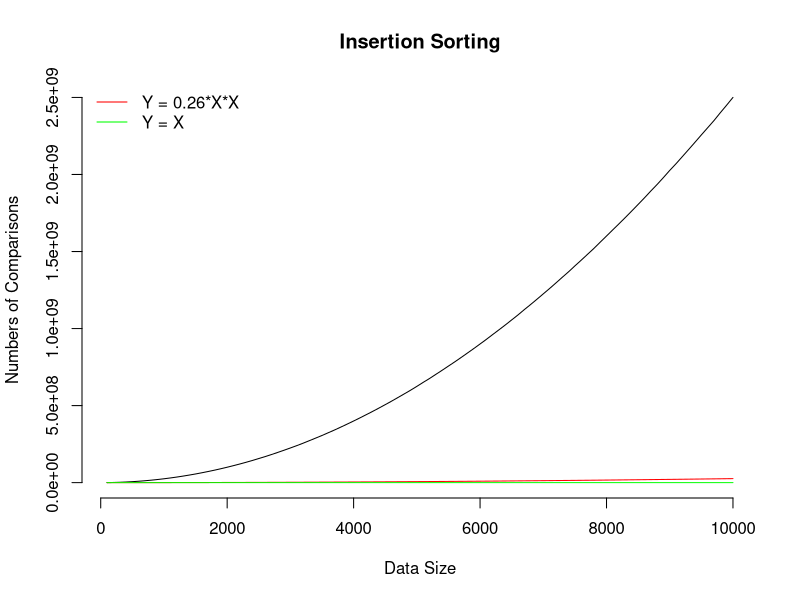
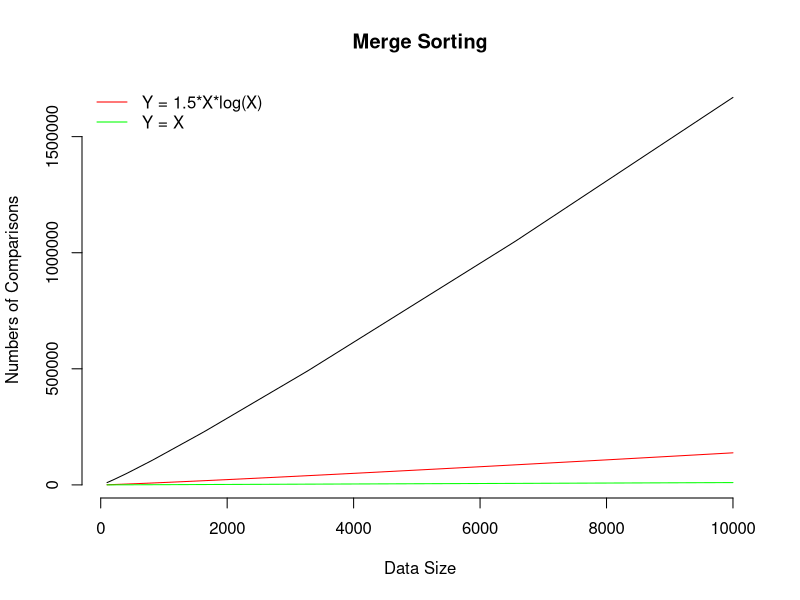
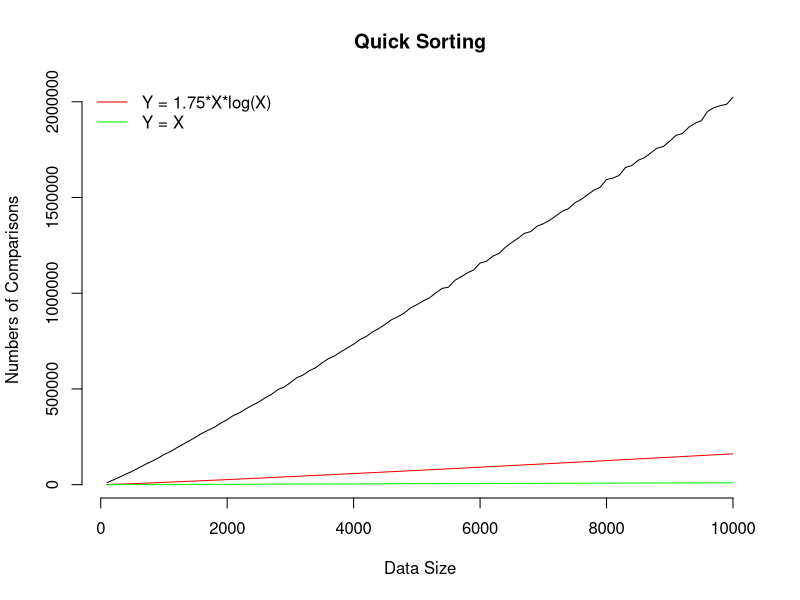

These figures' R source, in order:
# setwd("C:/Users/4malteses/Desktop/plot")

### Insertion Sorting
# set up data size vector
data.size <- vector()
for (i in 1:100) {
  data.size[i] <- i * 100
}

# load cmp number
data.cmp <- read.table("Insert.txt", header = FALSE, sep = " ", stringsAsFactors=F)
data.cmp <- as.character(data.cmp)
data.cmp <- data.cmp[1:100]

plot(data.size, 
     data.cmp,
     type = "l",
     bty="n",
     xlab= "Data Size",
     ylab="Numbers of Comparisons",
     main = "Insertion Sorting")
lines(data.size, 
      0.26*data.size*data.size, 
      type ="l", 
      col = "red")
lines(data.size, data.size, type ="l", col = "green")
# legend
legend("topleft", 
       bty="n",
       legend = c("Y = 0.26*X*X", "Y = X"),
       lty = c(1, 1), 
       col = c("red", "green"),
       lwd = 1,
       pt.lwd = 1,
       text.width = 1)


### Merge Sorting
# set up data size vector
data.size <- vector()
for (i in 1:100) {
  data.size[i] <- i * 100
}

# load cmp number
data.cmp <- read.table("Merge.txt", header = FALSE, sep = " ", stringsAsFactors=F)
data.cmp <- as.character(data.cmp)
data.cmp <- data.cmp[1:100]

plot(data.size, 
     data.cmp,
     type = "l",
     bty="n",
     xlab= "Data Size",
     ylab="Numbers of Comparisons",
     main = "Merge Sorting")
lines(data.size, 
      1.5*data.size*log(data.size), 
      type ="l", 
      col = "red")
lines(data.size, data.size, type ="l", col = "green")
# legend
legend("topleft", 
       bty="n",
       legend = c("Y = 1.5*X*log(X)", "Y = X"),
       lty = c(1, 1), 
       col = c("red", "green"),
       lwd = 1,
       pt.lwd = 1,
       text.width = 1)


### Quick Sorting
# set up data size vector
data.size <- vector()
for (i in 1:100) {
  data.size[i] <- i * 100
}

# load cmp number
data.cmp <- read.table("Quick.txt", header = FALSE, sep = " ", stringsAsFactors=F)
data.cmp <- as.character(data.cmp)
data.cmp <- data.cmp[1:100]

plot(data.size, 
     data.cmp,
     type = "l",
     bty="n",
     xlab= "Data Size",
     ylab="Numbers of Comparisons",
     main = "Quick Sorting")
lines(data.size, 
      1.75*data.size*log(data.size), 
      type ="l", 
      col = "red")
lines(data.size, data.size, type ="l", col = "green")
# legend
legend("topleft", 
       bty="n",
       legend = c("Y = 1.75*X*log(X)", "Y = X"),
       lty = c(1, 1), 
       col = c("red", "green"),
       lwd = 1,
       pt.lwd = 1,
       text.width = 1)